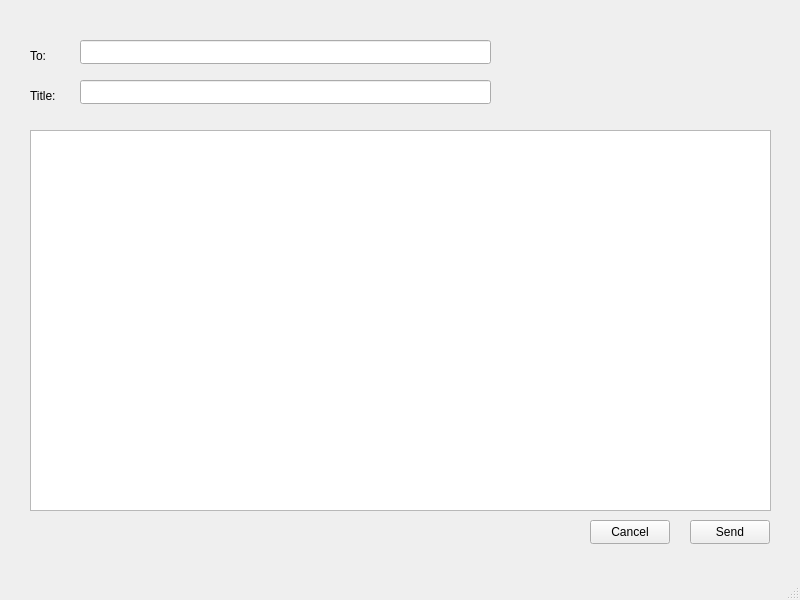
<?xml version="1.0" encoding="UTF-8"?>
<ui version="4.0">
 <class>ComposeWindow</class>
 <widget class="QMainWindow" name="ComposeWindow">
  <property name="geometry">
   <rect>
    <x>0</x>
    <y>0</y>
    <width>800</width>
    <height>600</height>
   </rect>
  </property>
  <property name="windowTitle">
   <string>New Mail</string>
  </property>
  <widget class="QWidget" name="centralwidget">
   <widget class="QLabel" name="label">
    <property name="geometry">
     <rect>
      <x>30</x>
      <y>40</y>
      <width>51</width>
      <height>31</height>
     </rect>
    </property>
    <property name="text">
     <string>To:</string>
    </property>
   </widget>
   <widget class="QLineEdit" name="TextRecipient">
    <property name="geometry">
     <rect>
      <x>80</x>
      <y>40</y>
      <width>411</width>
      <height>24</height>
     </rect>
    </property>
   </widget>
   <widget class="QLabel" name="label_2">
    <property name="geometry">
     <rect>
      <x>30</x>
      <y>85</y>
      <width>61</width>
      <height>21</height>
     </rect>
    </property>
    <property name="text">
     <string>Title:</string>
    </property>
   </widget>
   <widget class="QLineEdit" name="TextTitle">
    <property name="geometry">
     <rect>
      <x>80</x>
      <y>80</y>
      <width>411</width>
      <height>24</height>
     </rect>
    </property>
   </widget>
   <widget class="QTextEdit" name="TextBody">
    <property name="geometry">
     <rect>
      <x>30</x>
      <y>130</y>
      <width>741</width>
      <height>381</height>
     </rect>
    </property>
   </widget>
   <widget class="QPushButton" name="ButtonSend">
    <property name="geometry">
     <rect>
      <x>690</x>
      <y>520</y>
      <width>80</width>
      <height>24</height>
     </rect>
    </property>
    <property name="text">
     <string>Send</string>
    </property>
   </widget>
   <widget class="QPushButton" name="ButtonCancel">
    <property name="geometry">
     <rect>
      <x>590</x>
      <y>520</y>
      <width>80</width>
      <height>24</height>
     </rect>
    </property>
    <property name="text">
     <string>Cancel</string>
    </property>
   </widget>
  </widget>
  <widget class="QMenuBar" name="menubar">
   <property name="geometry">
    <rect>
     <x>0</x>
     <y>0</y>
     <width>800</width>
     <height>22</height>
    </rect>
   </property>
  </widget>
  <widget class="QStatusBar" name="statusbar"/>
 </widget>
 <resources/>
 <connections/>
</ui>
